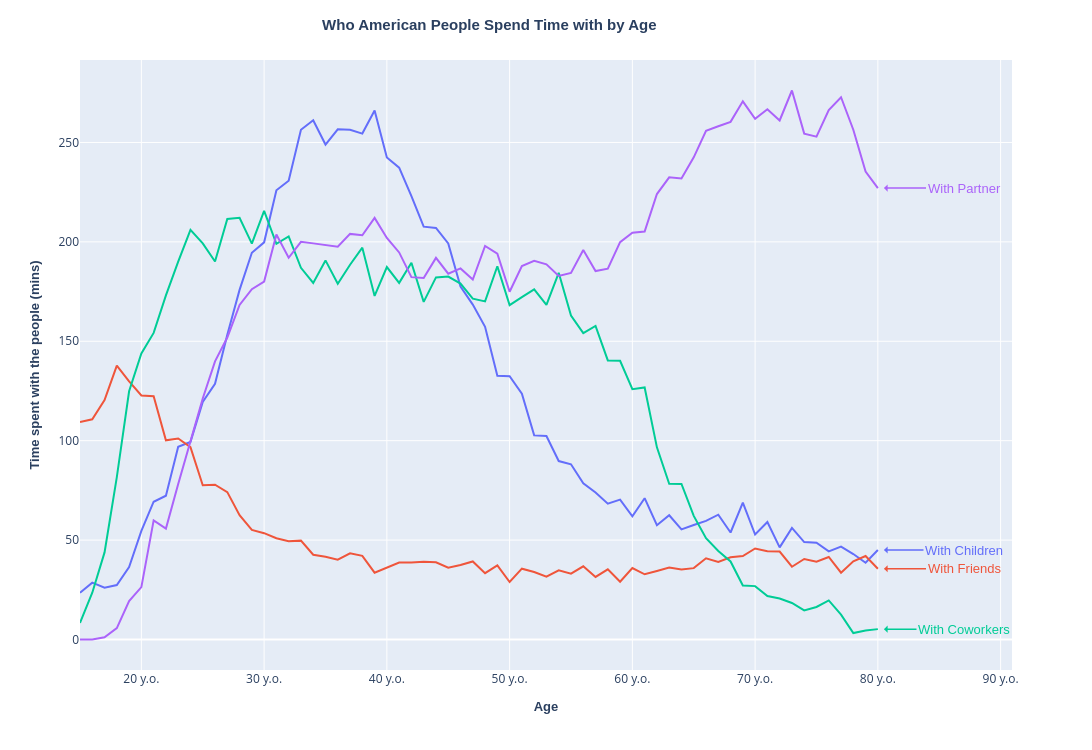

Notebook code for this chart:
### Code cell
# Plotly line plot with ANIMATION FRAME
ppl_grp = ['Friends','Partner','Families','Children','Coworkers']
df2 = df1_long[df1_long['People type'].isin(ppl_grp)]

LinePlot_TimevsAge(df2, 'Year', 'Time_mins', 'People type')

### Figure 1 — Plotly figure (JSON) as saved in the notebook; plotly's stock layout.template omitted (floating-point values rounded to 4 significant figures)
{"data": [{"hovertemplate": "<b>With Children:</b> %{y:.2f} mins<extra></extra>", "legendgroup": "Children", "line": {"color": "#636EFA", "dash": "solid"}, "marker": {"symbol": "circle"}, "mode": "lines", "name": "Children", "orientation": "v", "showlegend": true, "x": [15, 16, 17, 18, 19, 20, 21, 22, 23, 24, 25, 26, 27, 28, 29, 30, 31, 32, 33, 34, 35, 36, 37, 38, 39, 40, 41, 42, 43, 44, 45, 46, 47, 48, 49, 50, 51, 52, 53, 54, 55, 56, 57, 58, 59, 60, 61, 62, 63, 64, 65, 66, 67, 68, 69, 70, 71, 72, 73, 74, 75, 76, 77, 78, 79, 80], "xaxis": "x", "y": [23.46, 28.61, 26.09, 27.39, 36.45, 54.63, 69.29, 72.3, 96.94, 99.39, 119.5, 128.6, 153.3, 175.8, 194.5, 199.8, 225.9, 230.7, 256.4, 261.2, 248.9, 256.6, 256.4, 254.5, 266.1, 242.4, 237.3, 223.0, 207.7, 207.0, 199.2, 177.5, 168.4, 157.3, 132.7, 132.4, 123.7, 102.7, 102.4, 89.76, 88.13, 78.61, 73.9, 68.31, 70.33, 61.93, 71.08, 57.48, 62.51, 55.41, 57.59, 59.68, 62.77, 53.82, 68.85, 52.78, 59.07, 46.34, 56.12, 48.99, 48.64, 44.34, 46.72, 42.99, 38.61, 45.01], "yaxis": "y", "type": "scatter"}, {"hovertemplate": "<b>With Friends:</b> %{y:.2f} mins<extra></extra>", "legendgroup": "Friends", "line": {"color": "#EF553B", "dash": "solid"}, "marker": {"symbol": "circle"}, "mode": "lines", "name": "Friends", "orientation": "v", "showlegend": true, "x": [15, 16, 17, 18, 19, 20, 21, 22, 23, 24, 25, 26, 27, 28, 29, 30, 31, 32, 33, 34, 35, 36, 37, 38, 39, 40, 41, 42, 43, 44, 45, 46, 47, 48, 49, 50, 51, 52, 53, 54, 55, 56, 57, 58, 59, 60, 61, 62, 63, 64, 65, 66, 67, 68, 69, 70, 71, 72, 73, 74, 75, 76, 77, 78, 79, 80], "xaxis": "x", "y": [109.4, 110.7, 120.4, 137.8, 129.9, 122.7, 122.4, 100.2, 101.1, 96.79, 77.54, 77.86, 74.14, 62.49, 55.08, 53.48, 50.93, 49.46, 49.73, 42.65, 41.66, 40.12, 43.36, 42.1, 33.61, 36.2, 38.73, 38.7, 39.11, 38.86, 36.09, 37.46, 39.24, 33.36, 37.32, 28.92, 35.63, 33.96, 31.59, 34.84, 33.08, 36.82, 31.48, 35.28, 29.07, 35.95, 32.81, 34.45, 36.15, 35.18, 35.9, 40.83, 38.98, 41.38, 42.0, 45.8, 44.43, 44.23, 36.59, 40.51, 39.08, 41.5, 33.6, 39.3, 41.98, 35.59], "yaxis": "y", "type": "scatter"}, {"hovertemplate": "<b>With Coworkers:</b> %{y:.2f} mins<extra></extra>", "legendgroup": "Coworkers", "line": {"color": "#00CC96", "dash": "solid"}, "marker": {"symbol": "circle"}, "mode": "lines", "name": "Coworkers", "orientation": "v", "showlegend": true, "x": [15, 16, 17, 18, 19, 20, 21, 22, 23, 24, 25, 26, 27, 28, 29, 30, 31, 32, 33, 34, 35, 36, 37, 38, 39, 40, 41, 42, 43, 44, 45, 46, 47, 48, 49, 50, 51, 52, 53, 54, 55, 56, 57, 58, 59, 60, 61, 62, 63, 64, 65, 66, 67, 68, 69, 70, 71, 72, 73, 74, 75, 76, 77, 78, 79, 80], "xaxis": "x", "y": [8.342, 23.53, 43.81, 81.63, 124.9, 143.9, 154.2, 173.0, 190.1, 206.1, 199.2, 190.1, 211.5, 212.1, 199.1, 215.6, 199.1, 202.8, 187.0, 179.4, 190.7, 178.9, 188.5, 197.1, 172.8, 187.3, 179.4, 189.5, 169.8, 182.1, 182.5, 179.0, 171.4, 170.1, 187.7, 168.2, 172.2, 176.1, 168.3, 184.4, 162.9, 154.1, 157.7, 140.4, 140.2, 125.9, 126.8, 96.65, 78.32, 78.25, 62.19, 50.92, 44.56, 39.27, 27.19, 26.85, 21.89, 20.65, 18.39, 14.61, 16.37, 19.66, 12.48, 3.249, 4.533, 5.215], "yaxis": "y", "type": "scatter"}, {"hovertemplate": "<b>With Partner:</b> %{y:.2f} mins<extra></extra>", "legendgroup": "Partner", "line": {"color": "#AB63FA", "dash": "solid"}, "marker": {"symbol": "circle"}, "mode": "lines", "name": "Partner", "orientation": "v", "showlegend": true, "x": [15, 16, 17, 18, 19, 20, 21, 22, 23, 24, 25, 26, 27, 28, 29, 30, 31, 32, 33, 34, 35, 36, 37, 38, 39, 40, 41, 42, 43, 44, 45, 46, 47, 48, 49, 50, 51, 52, 53, 54, 55, 56, 57, 58, 59, 60, 61, 62, 63, 64, 65, 66, 67, 68, 69, 70, 71, 72, 73, 74, 75, 76, 77, 78, 79, 80], "xaxis": "x", "y": [0, 0.03069, 1.123, 5.697, 19.34, 26.35, 59.9, 55.77, 78.19, 99.44, 121.3, 139.9, 151.9, 168.2, 176.2, 180.0, 203.7, 192.0, 200.0, 199.2, 198.3, 197.6, 204.0, 203.3, 212.1, 201.9, 194.7, 182.3, 181.8, 191.9, 184.0, 186.7, 181.1, 198.0, 194.1, 174.9, 187.8, 190.5, 188.7, 182.9, 184.4, 195.9, 185.3, 186.5, 199.9, 204.6, 205.2, 224.1, 232.4, 231.8, 242.5, 255.9, 258.1, 260.4, 270.7, 261.9, 266.7, 261.1, 276.1, 254.4, 252.9, 266.2, 272.7, 256.4, 235.4, 227.0], "yaxis": "y", "type": "scatter"}], "layout": {"xaxis": {"anchor": "y", "domain": [0, 1], "title": {"text": "<b>Age</b>", "font": {"size": 13, "family": "Arial"}}, "ticksuffix": " y.o."}, "yaxis": {"anchor": "x", "domain": [0, 1], "title": {"text": "<b>Time spent with the people (mins)</b>", "font": {"size": 13, "family": "Arial"}}}, "legend": {"title": {"text": "People type"}, "tracegroupgap": 0}, "margin": {"t": 60}, "title": {"font": {"size": 15, "family": "Arial"}, "text": "<b>Who American People Spend Time with by Age </b>", "x": 0.45}, "width": 1100, "height": 750, "hovermode": "x unified", "showlegend": false, "annotations": [{"align": "left", "arrowcolor": "#636EFA", "arrowhead": 1, "arrowsize": 0.8, "arrowwidth": 1.5, "ax": 80, "ay": 0, "font": {"color": "#636EFA", "family": "Arial", "size": 13}, "showarrow": true, "text": "With Children", "x": 80.5, "y": 45.01, "yanchor": "auto"}, {"align": "left", "arrowcolor": "#EF553B", "arrowhead": 1, "arrowsize": 0.8, "arrowwidth": 1.5, "ax": 80, "ay": 0, "font": {"color": "#EF553B", "family": "Arial", "size": 13}, "showarrow": true, "text": "With Friends", "x": 80.5, "y": 35.59, "yanchor": "auto"}, {"align": "left", "arrowcolor": "#00CC96", "arrowhead": 1, "arrowsize": 0.8, "arrowwidth": 1.5, "ax": 80, "ay": 0, "font": {"color": "#00CC96", "family": "Arial", "size": 13}, "showarrow": true, "text": "With Coworkers", "x": 80.5, "y": 5.215, "yanchor": "auto"}, {"align": "left", "arrowcolor": "#AB63FA", "arrowhead": 1, "arrowsize": 0.8, "arrowwidth": 1.5, "ax": 80, "ay": 0, "font": {"color": "#AB63FA", "family": "Arial", "size": 13}, "showarrow": true, "text": "With Partner", "x": 80.5, "y": 227.0, "yanchor": "auto"}]}}
